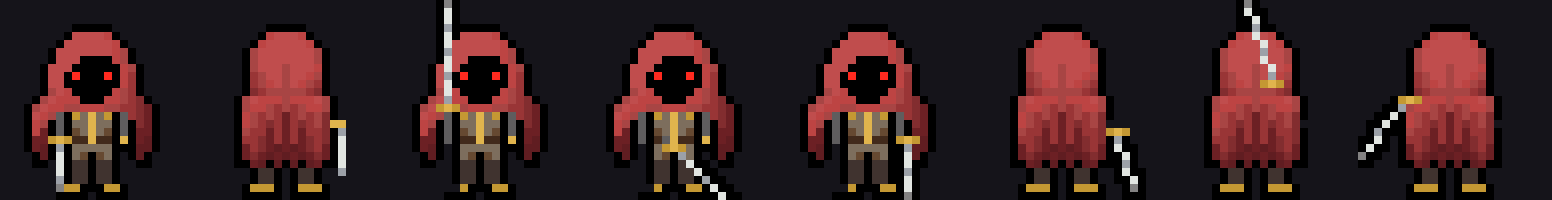

Write Python code to recreate this figure.
# Arma los cuadros de ataque de frente y de espaldas del héroe con espada a partir de frontIdle y backIdle
# (js/towerHeroArt.js): saca la espada de la mano, la vuelve a dibujar en otra posición (con su contorno) y
# guarda una vista previa ampliada para comparar con los cuadros del usuario.
# Uso: python docs/arte/ataques-frente-espalda.py  →  docs/arte/ataques-frente-espalda.png
import re, os, json
from PIL import Image

ROOT = os.path.join(os.path.dirname(os.path.abspath(__file__)), '..', '..')
src = open(os.path.join(ROOT, 'js', 'towerHeroArt.js'), encoding='utf-8').read()
PAL = json.loads(re.search(r'pal: (\{.*?\})', src).group(1))

def frame(name):
    m = re.search(name + r": \{ ax: ([\d.]+), rows: \[(.*?)\]", src, re.S)
    return float(m.group(1)), [list(r) for r in re.findall(r"'([^']*)'", m.group(2))]

def pad(rows, n):  # agranda el lienzo n columnas por lado y n filas arriba (para la hoja levantada)
    w = len(rows[0]) + 2 * n
    return [['.'] * w for _ in range(n)] + [['.'] * n + r + ['.'] * n for r in rows]

def put(g, x, y, c):
    if 0 <= y < len(g) and 0 <= x < len(g[0]): g[y][x] = c

def blade(g, pts, hilt):
    """La hoja: puntos de la base a la punta (claro 'e' con filo 'd' y punta 'a'), contorno 'A' donde está vacío,
    y la empuñadura dorada ('b' 'c' 'b') atravesada en hilt = (x, y, 'h'|'v')."""
    for (x, y) in pts:
        for dx in (-1, 0, 1):
            for dy in (-1, 0, 1):
                if 0 <= y + dy < len(g) and 0 <= x + dx < len(g[0]) and g[y + dy][x + dx] == '.': g[y + dy][x + dx] = 'A'
    for i, (x, y) in enumerate(pts): put(g, x, y, 'a' if i == len(pts) - 1 else 'e' if i % 3 else 'd')
    hx, hy, o = hilt
    for k, c in zip((-1, 0, 1), 'bcb'): put(g, hx + k, hy, c) if o == 'h' else put(g, hx, hy + k, c)

def line(x0, y0, x1, y1):
    n = max(abs(x1 - x0), abs(y1 - y0))
    return [(round(x0 + (x1 - x0) * i / n), round(y0 + (y1 - y0) * i / n)) for i in range(n + 1)]

P = 3  # columnas/filas que se agregan por lado
# --- DE FRENTE: la espada está en la mano a la izquierda de la pantalla (x 3-5, filas 14-20) ---
ax, base = frame('frontIdle')
def front_clean():
    g = pad([r[:] for r in base], P)
    for y in range(14, 21):  # saca la hoja y la empuñadura; la mano queda como guantelete
        for x in (3, 4, 5):
            c = g[y + P][x + P]
            if c in 'bcde a' and c != 'A' or (y >= 15 and x == 4): g[y + P][x + P] = '.'
    g[14 + P][3 + P] = 'A'; g[14 + P][4 + P] = 'V'; g[14 + P][5 + P] = 'A'
    for y in range(16, 21):
        if g[y + P][3 + P] == '.' and g[y + P][5 + P] == 'A': pass
    return g
frames = {}
g = front_clean()  # preparación: la hoja levantada al costado de la capucha, apuntando arriba
blade(g, line(4 + P, 9 + P, 4 + P, 0), (4 + P, 10 + P, 'h')); frames['frontReady'] = g
g = front_clean()  # el tajo: la hoja baja cruzando adelante del cuerpo, hacia abajo a la derecha
blade(g, line(9 + P, 16 + P, 15 + P, 22 + P), (8 + P, 15 + P, 'h')); g[14 + P][7 + P] = 'V'; frames['frontSlash'] = g
g = front_clean()  # el seguimiento: la hoja abajo a la derecha, del otro lado del cuerpo
blade(g, line(13 + P, 15 + P, 13 + P, 21 + P), (13 + P, 14 + P, 'h')); frames['frontRecover'] = g

# --- DE ESPALDAS: la espada asoma a la derecha (x 14-15, filas 12-18) ---
axb, bb = frame('backIdle')
def back_clean():
    g = pad([r[:] for r in bb], P)
    for y in range(12, 19):
        for x in (14, 15, 16):
            if x < len(bb[0]) and g[y + P][x + P] in 'cde': g[y + P][x + P] = '.'
    return g
g = back_clean()  # preparación: la hoja baja a la derecha, lista para subir
blade(g, line(15 + P, 14 + P, 17 + P, 20 + P), (15 + P, 13 + P, 'h')); frames['backReady'] = g
g = back_clean()  # el tajo: la hoja sube por arriba de la cabeza, hacia el fondo
blade(g, line(10 + P, 6 + P, 7 + P, 0), (10 + P, 7 + P, 'h')); frames['backSlash'] = g
g = back_clean()  # el seguimiento: la hoja cae a la izquierda
blade(g, line(2 + P, 10 + P, 0, 16 + P), (3 + P, 9 + P, 'h')); frames['backRecover'] = g

# --- VISTA PREVIA: arriba los cuadros del usuario (frontIdle, backIdle), abajo los nuevos; ×8 ---
S = 8
def img(rows):
    h, w = len(rows), len(rows[0])
    im = Image.new('RGBA', (w * S, h * S), (21, 20, 26, 255))
    for y, r in enumerate(rows):
        for x, c in enumerate(r):
            if c != '.': im.paste(Image.new('RGBA', (S, S), PAL[c]), (x * S, y * S))
    return im
shown = [('frontIdle', pad(base, P)), ('backIdle', pad(bb, P))] + list(frames.items())
ims = [img(r) for _, r in shown]
W = sum(i.width for i in ims) + 10 * len(ims); H = max(i.height for i in ims)
sheet = Image.new('RGBA', (W, H), (21, 20, 26, 255)); x = 0
for i in ims: sheet.paste(i, (x, H - i.height)); x += i.width + 10
sheet.save(os.path.join(os.path.dirname(os.path.abspath(__file__)), 'ataques-frente-espalda.png'))
json.dump({k: [''.join(r) for r in v] for k, v in frames.items()}, open(os.path.join(os.path.dirname(os.path.abspath(__file__)), 'ataques-frente-espalda.json'), 'w'), indent=1)
print('ok', list(frames))
